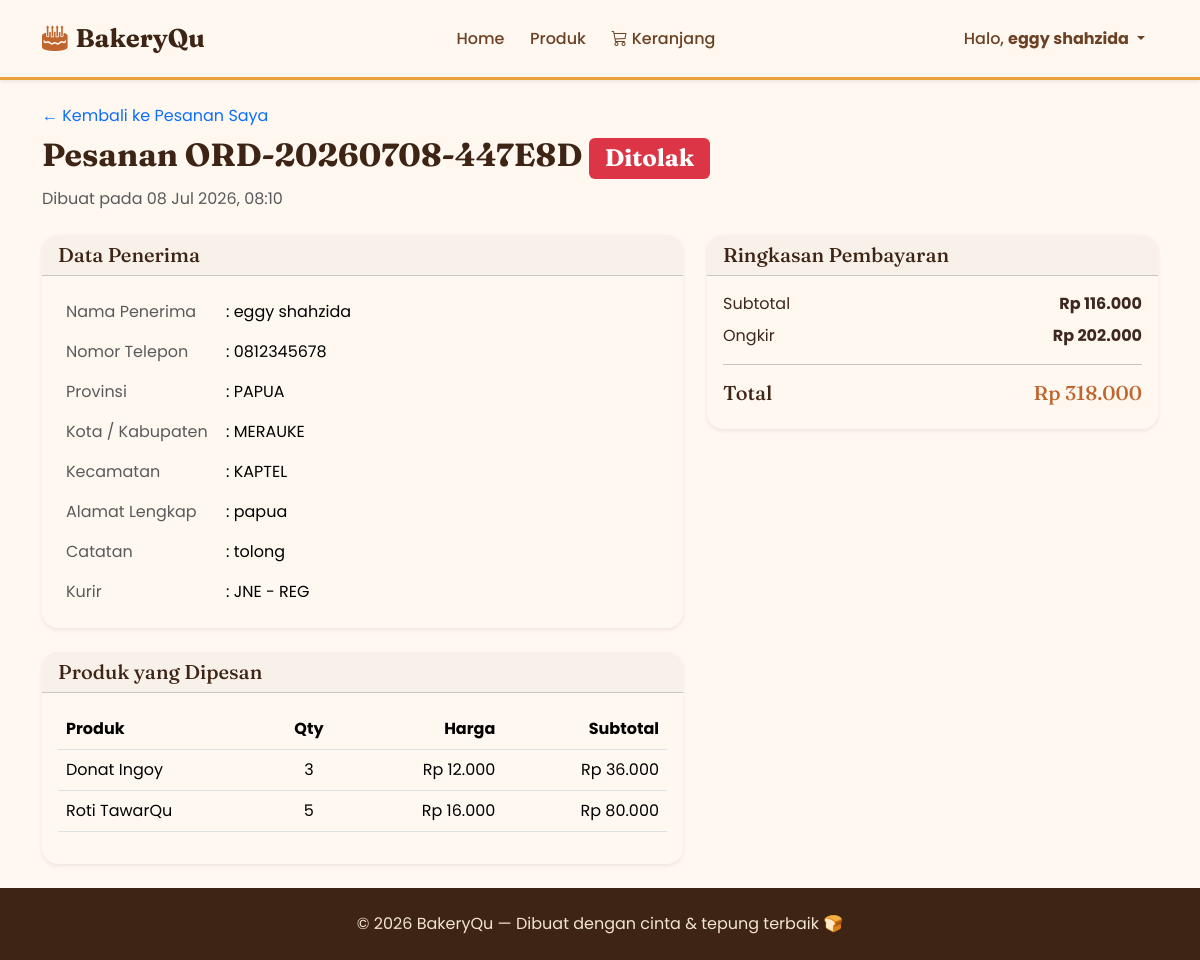
Screenshot of /public/order/3 (signed in) with the database file from the repository.
### tables this page shows
CREATE TABLE `orders` (
  `id` int(11) NOT NULL,
  `order_code` varchar(30) NOT NULL,
  `user_id` int(11) NOT NULL,
  `receiver_name` varchar(100) NOT NULL,
  `phone` varchar(20) NOT NULL,
  `province_id` varchar(20) NOT NULL,
  `province_name` varchar(100) NOT NULL,
  `city_id` varchar(20) NOT NULL,
  `city_name` varchar(100) NOT NULL,
  `district_id` varchar(20) NOT NULL,
  `district_name` varchar(100) NOT NULL,
  `address` text NOT NULL,
  `note` text DEFAULT NULL,
  `courier` varchar(50) NOT NULL,
  `service` varchar(50) NOT NULL,
  `shipping_cost` decimal(12,2) NOT NULL,
  `subtotal` decimal(12,2) NOT NULL,
  `total` decimal(12,2) NOT NULL,
  `status` enum('pending','processing','shipping','completed','rejected') DEFAULT 'pending',
  `created_at` timestamp NOT NULL DEFAULT current_timestamp(),
  `updated_at` timestamp NOT NULL DEFAULT current_timestamp() ON UPDATE current_timestamp()
);

CREATE TABLE `order_items` (
  `id` int(11) NOT NULL,
  `order_id` int(11) NOT NULL,
  `product_id` int(11) DEFAULT NULL,
  `product_name` varchar(150) NOT NULL,
  `product_image` varchar(255) DEFAULT NULL,
  `product_weight` int(11) NOT NULL,
  `price` decimal(12,2) NOT NULL,
  `quantity` int(11) NOT NULL,
  `subtotal` decimal(12,2) NOT NULL
);

### app/controllers/OrderController.php (called while the page is built, shortened)
<?php
require_once "../app/models/OrderModel.php";
class OrderController
{
    private $orderModel;
    public function __construct()
    {
        $this->orderModel = new OrderModel();
    }
    public function detail($orderId)
    {
        $userId = $_SESSION['user']['id'];
        $order = $this->orderModel->getOrderById((int) $orderId, $userId);
        $items = $this->orderModel->getOrderItems($order['id']);
        require_once "../app/views/order/detail.php";
    }
}

### app/models/OrderModel.php (called while the page is built, shortened)
<?php
require_once "../config/database.php";
class OrderModel
{
    private $conn;
    public function __construct()
    {
        $database = new Database();
        $this->conn = $database->connect();
    }
    public function getOrderById($orderId, $userId)
    {
        $sql = "SELECT *
                FROM orders
                WHERE id = :id
                    AND user_id = :user_id
                LIMIT 1";
        $statement = $this->conn->prepare($sql);
        $statement->bindValue(':id', $orderId, PDO::PARAM_INT);
        $statement->bindValue(':user_id', $userId, PDO::PARAM_INT);
        $statement->execute();
        return $statement->fetch(PDO::FETCH_ASSOC);
    }
    public function getOrderItems($orderId)
    {
        $sql = "SELECT *
                FROM order_items
                WHERE order_id = :order_id";
        $statement = $this->conn->prepare($sql);
        $statement->bindValue(':order_id', $orderId, PDO::PARAM_INT);
        $statement->execute();
        return $statement->fetchAll();
    }
}

### config/database.php (called while the page is built)
<?php
class Database
{
    private $host = "localhost";
    private $dbname = "bakeryqu_db";
    private $username = "root";
    private $password = "";
    private $connection;
    public function connect()
    {
        if ($this->connection === null) {
            try {
                $this->connection = new PDO(
                    "mysql:host={$this->host};dbname={$this->dbname};charset=utf8mb4",
                    $this->username,
                    $this->password
                );
                $this->connection->setAttribute(
                    PDO::ATTR_ERRMODE,
                    PDO::ERRMODE_EXCEPTION
                );
                $this->connection->setAttribute(
                    PDO::ATTR_DEFAULT_FETCH_MODE,
                    PDO::FETCH_ASSOC
                );
            } catch (PDOException $e) {
                die("Koneksi Database Gagal : " . $e->getMessage());
            }
        }
        return $this->connection;
    }
}

### app/views/order/detail.php (the view)
<?php
require_once "../app/views/layouts/header.php";
$statusMap = [
    'pending' => ['label' => 'Menunggu Konfirmasi', 'class' => 'bg-warning text-dark'],
    'processing' => ['label' => 'Diproses', 'class' => 'bg-info text-dark'],
    'shipping' => ['label' => 'Dikirim', 'class' => 'bg-primary'],
    'completed' => ['label' => 'Selesai', 'class' => 'bg-success'],
    'rejected' => ['label' => 'Ditolak', 'class' => 'bg-danger'],
];
$status = $statusMap[$order['status']] ?? ['label' => $order['status'], 'class' => 'bg-secondary'];
?>
<div class="row mb-4">
    <div class="col">
        <a href="<?= BASE_URL ?>/order" class="text-decoration-none">&larr; Kembali ke Pesanan Saya</a>
        <h2 class="fw-bold mt-2">
            Pesanan <?= htmlspecialchars($order['order_code']) ?>
            <span class="badge <?= $status['class'] ?> align-middle"><?= $status['label'] ?></span>
        </h2>
        <p class="text-muted mb-0">
            Dibuat pada <?= date('d M Y, H:i', strtotime($order['created_at'])) ?>
        </p>
    </div>
</div>
<div class="row">
    <div class="col-lg-7">
        <div class="card shadow-sm mb-4">
            <div class="card-header">
                <h5 class="mb-0">Data Penerima</h5>
            </div>
            <div class="card-body">
                <table class="table table-borderless mb-0">
                    <tr>
                        <td class="text-muted" style="width: 160px;">Nama Penerima</td>
                        <td>: <?= htmlspecialchars($order['receiver_name']) ?></td>
                    </tr>
                    <tr>
                        <td class="text-muted">Nomor Telepon</td>
                        <td>: <?= htmlspecialchars($order['phone']) ?></td>
                    </tr>
                    <tr>
                        <td class="text-muted">Provinsi</td>
                        <td>: <?= htmlspecialchars($order['province_name']) ?></td>
                    </tr>
                    <tr>
                        <td class="text-muted">Kota / Kabupaten</td>
                        <td>: <?= htmlspecialchars($order['city_name']) ?></td>
                    </tr>
                    <tr>
                        <td class="text-muted">Kecamatan</td>
                        <td>: <?= htmlspecialchars($order['district_name']) ?></td>
                    </tr>
                    <tr>
                        <td class="text-muted align-top">Alamat Lengkap</td>
                        <td>: <?= nl2br(htmlspecialchars($order['address'])) ?></td>
                    </tr>
                    <?php if (!empty($order['note'])): ?>
                    <tr>
                        <td class="text-muted align-top">Catatan</td>
                        <td>: <?= nl2br(htmlspecialchars($order['note'])) ?></td>
                    </tr>
                    <?php endif; ?>
                    <tr>
                        <td class="text-muted">Kurir</td>
                        <td>
                            : <?= strtoupper(htmlspecialchars($order['courier'])) ?>
                            <?php if (!empty($order['service'])): ?>
                                - <?= htmlspecialchars($order['service']) ?>
                            <?php endif; ?>
                        </td>
                    </tr>
                </table>
            </div>
        </div>
        <div class="card shadow-sm">
            <div class="card-header">
                <h5 class="mb-0">Produk yang Dipesan</h5>
            </div>
            <div class="card-body">
                <table class="table align-middle">
                    <thead>
                        <tr>
                            <th>Produk</th>
                            <th class="text-center">Qty</th>
                            <th class="text-end">Harga</th>
                            <th class="text-end">Subtotal</th>
                        </tr>
                    </thead>
                    <tbody>
                        <?php foreach ($items as $item): ?>
                        <tr>
                            <td><?= htmlspecialchars($item['product_name']) ?></td>
                            <td class="text-center"><?= $item['quantity'] ?></td>
                            <td class="text-end">Rp <?= number_format($item['price'], 0, ',', '.') ?></td>
                            <td class="text-end">Rp <?= number_format($item['subtotal'], 0, ',', '.') ?></td>
                        </tr>
                        <?php endforeach; ?>
                    </tbody>
                </table>
            </div>
        </div>
    </div>
    <div class="col-lg-5">
        <div class="card shadow-sm">
            <div class="card-header">
                <h5 class="mb-0">Ringkasan Pembayaran</h5>
            </div>
            <div class="card-body">
                <div class="d-flex justify-content-between mb-2">
                    <span>Subtotal</span>
                    <strong>Rp <?= number_format($order['subtotal'], 0, ',', '.') ?></strong>
                </div>
                <div class="d-flex justify-content-between mb-2">
                    <span>Ongkir</span>
                    <strong>Rp <?= number_format($order['shipping_cost'], 0, ',', '.') ?></strong>
                </div>
                <hr>
                <div class="d-flex justify-content-between">
                    <h5>Total</h5>
                    <h5 class="text-primary">Rp <?= number_format($order['total'], 0, ',', '.') ?></h5>
                </div>
            </div>
        </div>
    </div>
</div>
<?php
require_once "../app/views/layouts/footer.php";
?>

### public/assets/css/style.css (style rules this page uses)
:root { --bakery-cream: #fff8f0; --bakery-cream-dark: #f3e4d0; --bakery-brown: #6b4226; --bakery-brown-dark: #3e2415; --bakery-terracotta: #c1652f; --bakery-terracotta-dark: #a54f21; --bakery-gold: #e8a33d; --bakery-text: #3e2723; --bs-primary: var(--bakery-terracotta); --bs-primary-rgb: 193, 101, 47; --bs-secondary: var(--bakery-brown); --bs-secondary-rgb: 107, 66, 38; --bs-body-font-family: "Poppins", sans-serif; --bs-body-color: var(--bakery-text); --bs-body-bg: var(--bakery-cream); --bs-link-color: var(--bakery-terracotta); --bs-link-hover-color: var(--bakery-terracotta-dark); }
body { min-height: 100vh; display: flex; flex-direction: column; background: var(--bakery-cream); }
h1, h2, h3, h4, h5, h6, .navbar-brand { font-family: "Fraunces", serif; color: var(--bakery-brown-dark); }
.card { border: none; border-radius: 1rem; overflow: hidden; box-shadow: 0 4px 14px rgba(107, 66, 38, 0.08); transition: transform 0.2s ease, box-shadow 0.2s ease; }
.text-primary { color: var(--bakery-terracotta) !important; }

### rows the page displays
orders: order_code "ORD-20260708-447E8D", status "Ditolak", created_at "08 Jul 2026, 08:10", receiver_name "eggy shahzida", phone "0812345678", province_name "PAPUA", city_name "MERAUKE", district_name "KAPTEL", address "papua", note "tolong", courier "JNE", service "REG", subtotal "116.000", shipping_cost "202.000", total "318.000"
order_items: product_name "Donat Ingoy", quantity "3", price "12.000", subtotal "36.000"
order_items: product_name "Roti TawarQu", quantity "5", price "16.000", subtotal "80.000"

### other values shown
$_SESSION['user']['name'] "eggy shahzida"
APP_NAME "BakeryQu"
